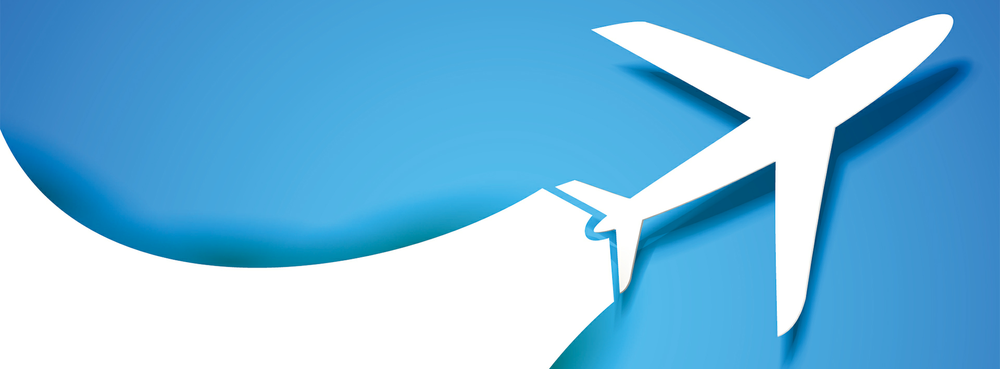
#> input picture anacondacode/tensorflow_environment/old_code/其他/plane.png, 1000 x 369 px, shrunk from 1920 x 708 before the run, found by its file name
$ python homework7_1.py
#> lines starting #> are read from the running program, lines starting #| are printed output that depends on the picture
# -*- coding: utf-8 -*-
"""
Created on Wed Nov  6 18:35:45 2019

@author: LJZ
"""

import cv2

img=cv2.imread("plane.png",0)
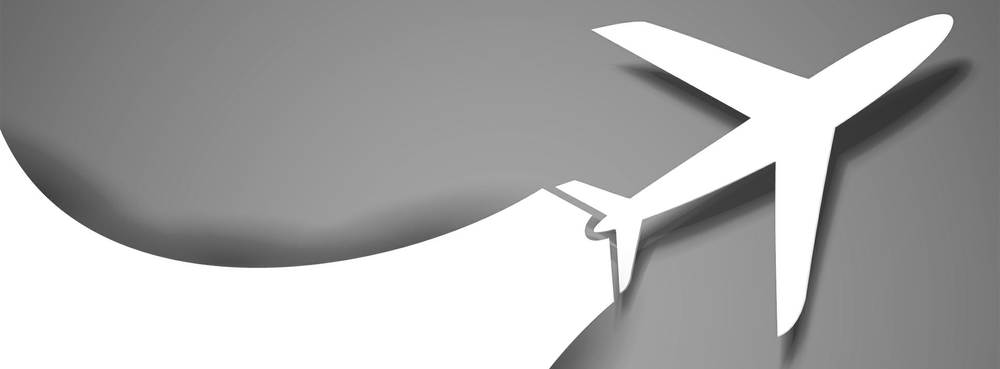
#> img: shape (369, 1000); min 44, max 255, mean 170.2
#a=img.shape
#cv2.show("img",img)
#cv2.imshow("img",img)
a=img.shape
#> a = (369, 1000)
